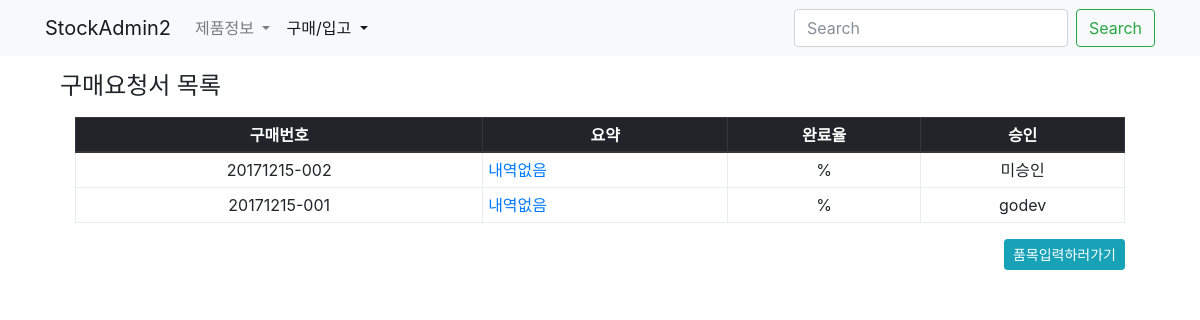
Page /buy/ on the earlier database version.
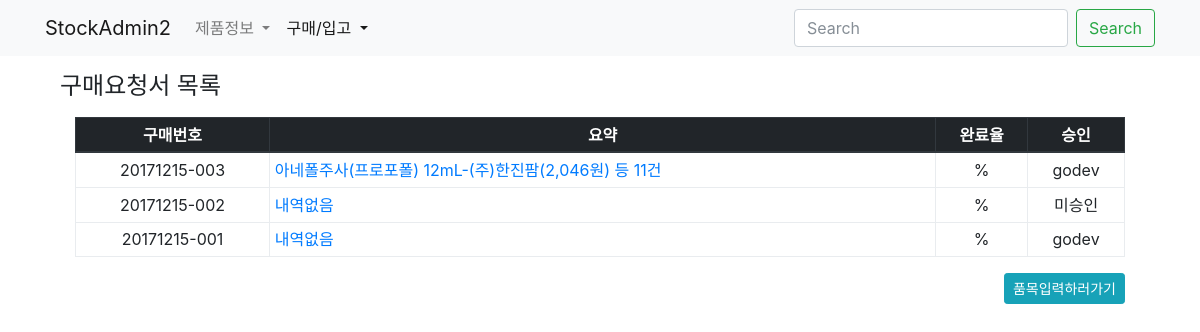
Same page on the later database version.
### buy/models.py (models this page shows, shortened)
class Buy(models.Model):
    slug = models.SlugField('구매번호', unique=True, blank=True, editable=False)
    commiter = models.ForeignKey(settings.AUTH_USER_MODEL, blank=True, null=True, on_delete=models.SET_NULL)
    date = models.DateField('구매일자', blank=True, default=timezone.now)
    iscart = models.BooleanField('카트인지', blank=True, default=False)
    updated = models.DateTimeField(auto_now=True)
    created = models.DateTimeField(auto_now_add=True)
    class Meta:
        verbose_name = '구매요청서'
        verbose_name_plural = '구매요청서'
        ordering = '-created',
    def get_absolute_url(self):
        return reverse('buy:buy-detail', args=(self.slug,))
    @property
    def description(self):
        itemset = self.buyitem_set.all()
        if itemset.exists():
            fistitem = str(itemset.first().buyinfo)
            count = itemset.count()
            return "{} 등 {}건".format(fistitem, count)
        return "내역없음"

class BuyItem(models.Model):
    buy = models.ForeignKey(Buy, null=True, blank=True, on_delete=models.CASCADE)
    buyinfo = models.ForeignKey('product.BuyInfo', on_delete=models.CASCADE)
    amount = models.IntegerField('구매수량')
    comment = models.CharField('비고', max_length=50, blank=True)
    isend = models.BooleanField('구매종결', default=False)
    updated = models.DateTimeField(auto_now=True)
    created = models.DateTimeField(auto_now_add=True)
    class Meta:
        verbose_name = '구매품목'
        verbose_name_plural = '구매품목'
        unique_together = 'buy', 'buyinfo',
    def __init__(self, *args, **kwargs):
        super(BuyItem, self).__init__(*args, **kwargs)

### product/models.py (models this page shows, shortened)
class BuyInfo(BuyInfoMixin, models.Model):
    slug = models.SlugField('구매코드', unique=True, blank=True)
    product = models.ForeignKey(Product, on_delete=models.CASCADE)
    market = models.ForeignKey(Market, on_delete=models.CASCADE)
    date = models.DateField('시작일자', blank=True, default=timezone.now)
    price = models.DecimalField('구매가격', max_digits=50, decimal_places=2)
    active = models.BooleanField('사용중', default=True)
    updated = models.DateTimeField(auto_now=True)
    created = models.DateTimeField(auto_now_add=True)
    objects = BuyInfoManager()
    class Meta:
        verbose_name = '구매정보'
        verbose_name_plural = '구매정보'
        ordering = '-created',
    def __str__(self):
        title = "{}-{}({:,.0f}원)".format(self.product.name, self.market.name, self.price)
        return title

class Product(models.Model):
    name = models.CharField('제품명', max_length=50, unique=True)
    code = models.CharField('제품코드', max_length=50, unique=True)
    company = models.CharField('판매사', max_length=50, blank=True)
    std_unit = models.CharField('제품규격', max_length=10, choices=zip(STD_UNITs, STD_UNITs))
    pkg_amount = models.IntegerField('포장수량', default=1)
    etc_class = models.CharField('기타구분', max_length=10, choices=zip(ETC_CLASS, ETC_CLASS), default='일반')
    updated = models.DateTimeField(auto_now=True)
    created = models.DateTimeField(auto_now_add=True)
    objects = ProductManager()
    class Meta:
        verbose_name = '제품'
        verbose_name_plural = '제품'
        ordering = '-created',

class Market(models.Model):
    name = models.CharField('도매상명', max_length=50, unique=True)
    tel = models.CharField('전화', max_length=50, blank=True, null=True)
    fax = models.CharField('팩스', max_length=50, blank=True, null=True)
    email = models.EmailField('메일', blank=True, null=True)
    updated = models.DateTimeField(auto_now=True)
    created = models.DateTimeField(auto_now_add=True)
    objects = MarketManager()
    class Meta:
        verbose_name = '도매상'
        verbose_name_plural = '도매상'

### buy/views.py (the view)
# urls.py: path('', BuyListView.as_view(), name='buy-list'),
class BuyListView(ListView):
    model = Buy

### buy/templates/buy/buy_list.html
{% extends "buy/buy_base.html" %}
{% block buy_header %}
<h4>구매요청서 목록</h4>
{% endblock buy_header %}
{% block buy_content %}
<div class="col-12">
    <table class="table table-hover table-bordered table-sm">
        <thead class="thead-dark text-center">
            <tr>
                <th>구매번호</th>
                <th>요약</th>
                <th>완료율</th>
                <th>승인</th>
            </tr>
        </thead>
        <tbody>
            {% for object in object_list %}
            <tr>
                <td class="text-center">{{ object.slug }}</td>
                <td><a href="{{ object.get_absolute_url }}">{{ object.description }}</a></td>
                <td class="text-center">{{ object.completed_percent }}%</td>
                <td class="text-center">{{ object.commiter|default:"미승인" }}</td>
            </tr>
            {% endfor %}
        </tbody>
    </table>
</div>
<div class="col-12 text-right">
    <a class="btn btn-info btn-sm" href="{% url 'buy:buy-cart' %}">품목입력하러가기</a>
</div>
{% endblock buy_content %}

Differences in the rows shown:
added Buy: slug "20171215-003", description "아네폴주사(프로포폴) 12mL-(주)한진팜(2,046원) 등 11건", commiter "godev"
